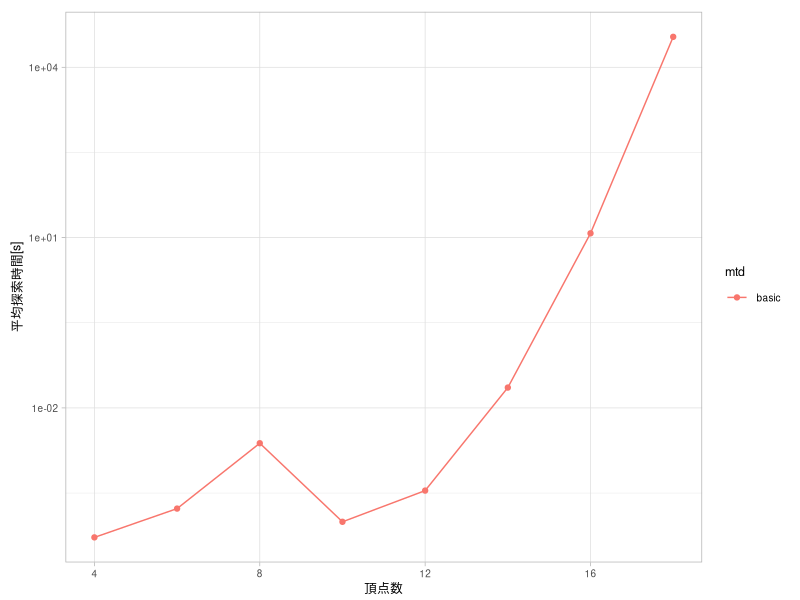

The R script that drew this image: (Note: this script raises an error after producing the figure.)
library(readr)
library(dplyr)
library(ggplot2)
library(grid)
library(gridExtra)
library(gtable)

theme_set(theme_light())

g_grob <- function(gp, elem) {
  tmp <- ggplot_gtable(ggplot_build(gp))
  g <- grep(elem, sapply(tmp$grobs, function(x) x$name))
  grob <- tmp$grobs[[g]]
  return(grob)
}

g_filter <- function(gp, elem) {
  return(gtable_filter(ggplotGrob(gp), elem))
}

hide_yaxis_and_legend <- function(gp) {
  return(gp + theme(
    plot.margin = unit(c(3, 1, 1, 0), 'mm'),
    axis.title.y = element_blank(),
    axis.ticks.length = unit(1, 'mm'),
    axis.text.y = element_blank(),
    legend.position = 'none'
    ))
}

blank <- grid.rect(gp = gpar(col = 'white'))

make_margin <- function(gp, p_height) {
  g <- arrangeGrob(
    blank, gp, blank,
    nrow = 3,
    heights = unit.c(
      unit(3, 'mm'),
      p_height,
      unit(1, 'npc') - p_height - unit(3, 'mm')
    ),
    widths = unit.c(sum(gp$widths))
  )
  return(g)
}

data <- read_csv('../data/the-cmp-algo-lab.csv') %>%
  filter(bdr == 'basic' & mgr == 'basic') %>%
  mutate(mtd = 'basic') %>%
  group_by(n, d, mtd, node) %>%
  summarise(mean_time = mean(time)) %>%
  ungroup() %>%
  mutate(d = factor(d))

data_full <- read_csv('../data/the-cmp-algo-full-lab.csv') %>%
  filter(bdr == 'basic' & mgr == 'basic') %>%
  mutate(mtd = 'basic') %>%
  mutate(node_per_graph = node / n_graph) %>%
  select(n, d, mtd, n_graph) %>%
  mutate(d = factor(d))

pf_time <- function(vd) {
  gp <- ggplot(data %>% filter(d == vd), aes(x = n, y = mean_time, color = mtd)) +
    geom_line() +
    geom_point() +
    scale_x_continuous(name = '頂点数',
                       minor_breaks = NULL) +
    scale_y_continuous(name = '平均探索時間[s]',
                       trans = 'log10') +
    theme(
      text = element_text(size = 9),
      plot.margin = unit(c(3, 3, 1, 3), 'mm')
    )
  return(gp)
}
pf_state <- function(vd) {
  gp <- ggplot(data %>% filter(d == vd), aes(x = n, y = node, color = mtd)) +
    geom_line() +
    geom_point() +
    scale_x_continuous(name = '頂点数',
                       minor_breaks = NULL) +
    scale_y_continuous(name = '展開状態数',
                       trans = 'log10') +
    theme(
      text = element_text(size = 9),
      plot.margin = unit(c(3, 3, 1, 3), 'mm')
    )
  return(gp)
}
pf_ngraph <- function(vd) {
  gp <- ggplot(data_full %>% filter(d == vd), aes(n, n_graph, color = mtd)) +
    geom_line() +
    geom_point() +
    scale_x_continuous(name = '頂点数',
                       minor_breaks = NULL) +
    scale_y_continuous(name = '総グラフ数',
                       trans = 'log10') +
    theme(
      text = element_text(size = 9),
      plot.margin = unit(c(3, 3, 1, 3), 'mm')
    )
  return(gp)
}

plot_height <- 2.5
cairo_pdf('basic.pdf', width = 3, height = plot_height)
pf_time(3)
seekViewport('panel.6-4-6-4')
#panel_width <- convertWidth(unit(1, 'npc'), 'inches')
panel_width <- unit(2, 'inches')
panel_height <- convertHeight(unit(1, 'npc'), 'inches')
seekViewport('layout')
dev.off()

gp_time_d3 <- pf_time(3)
gp_time_d4 <- pf_time(4)
gp_time_ylab <- g_grob(gp_time_d3, 'axis.title.y')
p_time_ylab <- make_margin(gp_time_ylab, panel_height)
gp_time_d3_yaxis <- g_filter(gp_time_d3, 'axis-l')
p_time_d3_yaxis <- make_margin(gp_time_d3_yaxis, panel_height)
p_time_d3 <- hide_yaxis_and_legend(gp_time_d3)
gp_time_d4_yaxis <- g_filter(gp_time_d4, 'axis-l')
p_time_d4_yaxis <- make_margin(gp_time_d4_yaxis, panel_height)
p_time_d4 <- hide_yaxis_and_legend(gp_time_d4)

gp_state_d3 <- pf_state(3)
gp_state_d4 <- pf_state(4)
gp_state_ylab <- g_grob(gp_state_d3, 'axis.title.y')
p_state_ylab <- make_margin(gp_state_ylab, panel_height)
gp_state_d3_yaxis <- g_filter(gp_state_d3, 'axis-l')
p_state_d3_yaxis <- make_margin(gp_state_d3_yaxis, panel_height)
p_state_d3 <- hide_yaxis_and_legend(gp_state_d3)
gp_state_d4_yaxis <- g_filter(gp_state_d4, 'axis-l')
p_state_d4_yaxis <- make_margin(gp_state_d4_yaxis, panel_height)
p_state_d4 <- hide_yaxis_and_legend(gp_state_d4)

gp_ngraph_d3 <- pf_ngraph(3)
gp_ngraph_d4 <- pf_ngraph(4)
gp_ngraph_ylab <- g_grob(gp_ngraph_d3, 'axis.title.y')
p_ngraph_ylab <- make_margin(gp_ngraph_ylab, panel_height)
gp_ngraph_d3_yaxis <- g_filter(gp_ngraph_d3, 'axis-l')
p_ngraph_d3_yaxis <- make_margin(gp_ngraph_d3_yaxis, panel_height)
p_ngraph_d3 <- hide_yaxis_and_legend(pf_ngraph(3))
gp_ngraph_d4_yaxis <- g_filter(gp_ngraph_d4, 'axis-l')
p_ngraph_d4_yaxis <- make_margin(gp_ngraph_d4_yaxis, panel_height)
p_ngraph_d4 <- hide_yaxis_and_legend(pf_ngraph(4))

# basic-time
cairo_pdf('basic-time-ylab.pdf', width = convertWidth(sum(p_time_ylab$widths) + unit(2, 'mm'), 'inches', TRUE), height = plot_height)
grid.draw(p_time_ylab)
dev.off()
cairo_pdf('basic-time-d3-yaxis.pdf', width = convertWidth(sum(p_time_d3_yaxis$widths), 'inches', TRUE), height = plot_height)
grid.draw(p_time_d3_yaxis)
dev.off()
cairo_pdf('basic-time-d3.pdf', width = convertWidth(panel_width, 'inches', TRUE), height = plot_height)
grid.draw(p_time_d3)
dev.off()
cairo_pdf('basic-time-d4-yaxis.pdf', width = convertWidth(sum(p_time_d4_yaxis$widths), 'inches', TRUE), height = plot_height)
grid.draw(p_time_d4_yaxis)
dev.off()
cairo_pdf('basic-time-d4.pdf', width = convertWidth(panel_width, 'inches', TRUE), height = plot_height)
grid.draw(p_time_d4)
dev.off()
cairo_pdf('basic-time-rpad.pdf', width = convertWidth(sum(p_time_ylab$widths) + unit(2, 'mm'), 'inches', TRUE), height = plot_height)
grid.draw(blank)
dev.off()

# basic-state
cairo_pdf('basic-state-ylab.pdf', width = convertWidth(sum(p_state_ylab$widths) + unit(2, 'mm'), 'inches', TRUE), height = plot_height)
grid.draw(p_state_ylab)
dev.off()
cairo_pdf('basic-state-d3-yaxis.pdf', width = convertWidth(sum(p_state_d3_yaxis$widths), 'inches', TRUE), height = plot_height)
grid.draw(p_state_d3_yaxis)
dev.off()
cairo_pdf('basic-state-d3.pdf', width = convertWidth(panel_width, 'inches', TRUE), height = plot_height)
grid.draw(p_state_d3)
dev.off()
cairo_pdf('basic-state-d4-yaxis.pdf', width = convertWidth(sum(p_state_d4_yaxis$widths), 'inches', TRUE), height = plot_height)
grid.draw(p_state_d4_yaxis)
dev.off()
cairo_pdf('basic-state-d4.pdf', width = convertWidth(panel_width, 'inches', TRUE), height = plot_height)
grid.draw(p_state_d4)
dev.off()
cairo_pdf('basic-state-rpad.pdf', width = convertWidth(sum(p_state_ylab$widths) + unit(2, 'mm'), 'inches', TRUE), height = plot_height)
grid.draw(blank)
dev.off()

# basic-ngraph
cairo_pdf('basic-ngraph-ylab.pdf', width = convertWidth(sum(p_ngraph_ylab$widths) + unit(2, 'mm'), 'inches', TRUE), height = plot_height)
grid.draw(p_ngraph_ylab)
dev.off()
cairo_pdf('basic-ngraph-d3-yaxis.pdf', width = convertWidth(sum(p_ngraph_d3_yaxis$widths), 'inches', TRUE), height = plot_height)
grid.draw(p_ngraph_d3_yaxis)
dev.off()
cairo_pdf('basic-ngraph-d3.pdf', width = convertWidth(panel_width, 'inches', TRUE), height = plot_height)
grid.draw(p_ngraph_d3)
dev.off()
cairo_pdf('basic-ngraph-d4-yaxis.pdf', width = convertWidth(sum(p_ngraph_d4_yaxis$widths), 'inches', TRUE), height = plot_height)
grid.draw(p_ngraph_d4_yaxis)
dev.off()
cairo_pdf('basic-ngraph-d4.pdf', width = convertWidth(panel_width, 'inches', TRUE), height = plot_height)
grid.draw(p_ngraph_d4)
dev.off()
cairo_pdf('basic-ngraph-rpad.pdf', width = convertWidth(sum(p_ngraph_ylab$widths) + unit(2, 'mm'), 'inches', TRUE), height = plot_height)
grid.draw(blank)
dev.off()
